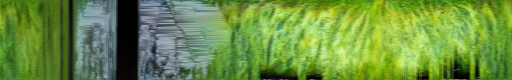
#> input picture faces/cat/eye/iris.png, 512 x 80 px
$ python uncanny_eye.py ../cat/eye out
#> lines starting #> are read from the running program, lines starting #| are printed output that depends on the picture; after the words box and inside, x2 and y2 are one past the last pixel; in counts of white or black regions, pixels touching at a corner belong together
"""
uncanny_eye.py — render a Talker eye image from an Adafruit "Uncanny Eyes" design.

    python faces/tools/uncanny_eye.py <uncanny convert/<eye> folder> <out_dir> [--size 400] [--pupil 0.22]

Reads the design's source parts (iris.png polar strip, pupilMap.png distance
field, lid-upper.png / lid-lower.png masks, sclera.png) and composes one open
eye, the way the microcontroller sketch does per pixel: angle and distance
look up the iris strip, the pupil is where distance is under a threshold, and
the lids trim the outline. Writes eye_left.png and eye_right.png (mirrored)
at the requested size with a transparent background.

Uncanny Eyes: https://github.com/adafruit/uncanny_eyes (MIT, Adafruit / Phillip Burgess).
"""

from __future__ import annotations

import argparse
import math
import os

import numpy as np
from PIL import Image, ImageFilter


def _load_gray(path: str, size: int) -> np.ndarray:
    return np.asarray(Image.open(path).convert("L").resize((size, size), Image.BILINEAR), dtype=np.float32) / 255.0


def render_eye(src: str, size: int = 400, pupil: float = 0.22, lid_open: float = 0.55,
               highlight: bool = True) -> Image.Image:
#> called with src = '../cat/eye', size = 400, pupil = 0.22, lid_open = 0.55, highlight = True
    iris = np.asarray(Image.open(os.path.join(src, "iris.png")).convert("RGB"), dtype=np.float32) / 255.0
    ih, iw, _ = iris.shape                     # iris strip: x = angle, y = distance from pupil edge outward
#> ih = 80; iw = 512
    has_sclera = os.path.exists(os.path.join(src, "sclera.png"))
    sclera = None
    if has_sclera:
        sc = Image.open(os.path.join(src, "sclera.png")).convert("RGB").resize((size, size), Image.BILINEAR)
        sclera = np.asarray(sc, dtype=np.float32) / 255.0
        if sclera.max() < 0.05:
            sclera = None                      # all-black sclera = the iris fills the eye

    # Distance field: pupilMap if present (encodes slit shapes), else radial.
    yy, xx = np.mgrid[0:size, 0:size].astype(np.float32)
    cx = cy = (size - 1) / 2
    dx, dy = xx - cx, yy - cy
    r = np.sqrt(dx * dx + dy * dy) / (size / 2)         # 0 centre .. 1 edge
    ang = (np.arctan2(dy, dx) + math.pi) / (2 * math.pi)  # 0..1
    pm_path = os.path.join(src, "pupilMap.png")
    dist = _load_gray(pm_path, size) if os.path.exists(pm_path) else r
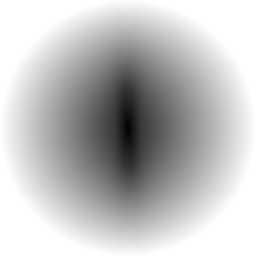
#> input picture faces/cat/eye/pupilMap.png, 256 x 256 px

    # Iris lookup: distance maps to the strip's rows once past the pupil
    d = np.clip((dist - pupil) / max(1e-6, 1.0 - pupil), 0, 0.999)
    iy = (d * (ih - 1)).astype(np.int32)
    ix = (ang * (iw - 1)).astype(np.int32)
    rgb = iris[iy, ix]

    is_pupil = dist < pupil
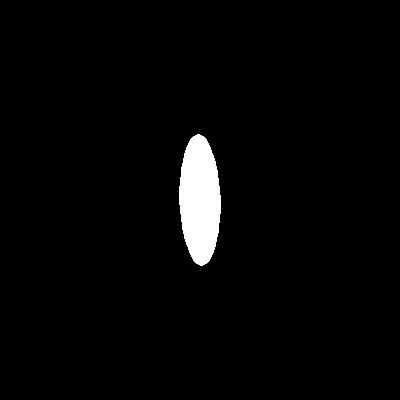
#> is_pupil: shape (400, 400) bool; 2.6% white; 1 white region, box (x1, y1, x2, y2) and area: (179, 134, 221, 266) 4216
    rgb[is_pupil] = 0.0
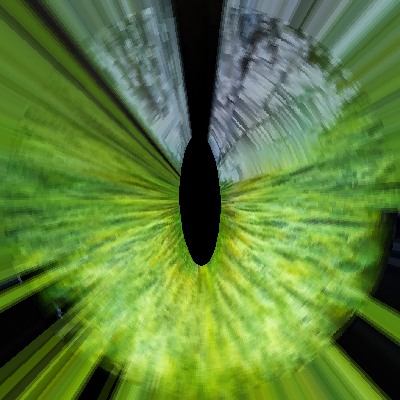
#> rgb: shape (400, 400, 3) float32; mean R, G, B 0.367, 0.502, 0.228
    # soft pupil edge
    edge = np.clip((dist - pupil) / 0.03, 0, 1)[..., None]
    rgb = rgb * edge

    if sclera is not None:
        # iris occupies the inner part; sclera outside (uncanny default eyes)
        iris_r = 0.62
        in_iris = (r <= iris_r)[..., None]
        rgb = np.where(in_iris, rgb, sclera)
        limbus = np.clip((iris_r - r) / 0.05, 0, 1)[..., None]
        rgb = rgb * (0.55 + 0.45 * limbus) if True else rgb

    # Outline: the eye disc, trimmed by the lids at their open position
    visible = (r <= 1.0)
    for lid in ("lid-upper.png", "lid-lower.png"):
        p = os.path.join(src, lid)
        if os.path.exists(p):
            visible &= _load_gray(p, size) >= lid_open
#> call 2 of _load_gray, with path = '../cat/eye/lid-upper.png', size = 400
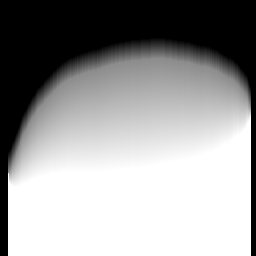
#> input picture faces/cat/eye/lid-upper.png, 256 x 256 px
#> visible: shape (400, 400) bool; 56.2% white; 1 black region, box (x1, y1, x2, y2) and area: (0, 0, 400, 400) 70066
#> pass 2 of the loop in render_eye, `for lid in ("lid-upper.png", "lid-lower.png"):`:
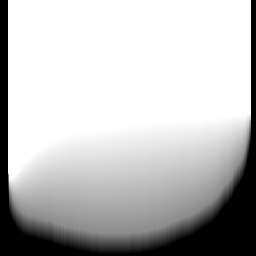
#> input picture faces/cat/eye/lid-lower.png, 256 x 256 px
#> in render_eye, `visible &= _load_gray(p, size) >= lid_open`:
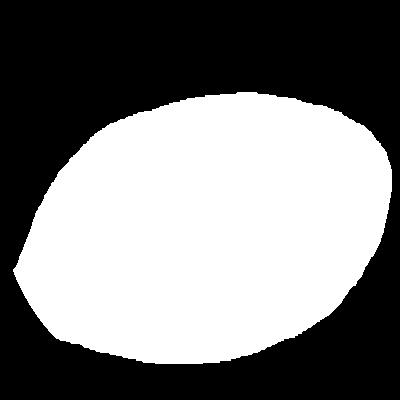
#> visible: shape (400, 400) bool; 49.1% white; 1 white region, box (x1, y1, x2, y2) and area: (13, 92, 392, 364) 78560
    # darken toward the rim for depth
    rim = np.clip((1.0 - r) / 0.12, 0, 1)[..., None]
    rgb = rgb * (0.35 + 0.65 * rim)

    alpha = visible.astype(np.float32)
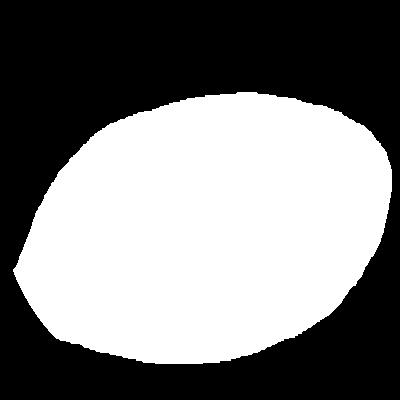
#> alpha: shape (400, 400) float32; values 0 (black) and 1 (white), 49.1% white; 1 white region, box (x1, y1, x2, y2) and area: (13, 92, 392, 364) 78560
    img = np.concatenate([np.clip(rgb, 0, 1), alpha[..., None]], axis=2)
    out = Image.fromarray((img * 255).astype(np.uint8), "RGBA")
    # soften the outline
    a = out.split()[3].filter(ImageFilter.GaussianBlur(1.2))
    out.putalpha(a)
    if highlight:
        hl = Image.new("RGBA", out.size, (0, 0, 0, 0))
#> hl: PIL image 400x400 RGBA; every value is 0
        from PIL import ImageDraw
        dr = ImageDraw.Draw(hl)
        hx, hy, hr = int(cx - size * 0.18), int(cy - size * 0.2), int(size * 0.07)
        dr.ellipse((hx - hr, hy - hr * 0.7, hx + hr, hy + hr * 0.7), fill=(255, 255, 255, 150))
        hl = hl.filter(ImageFilter.GaussianBlur(size * 0.012))
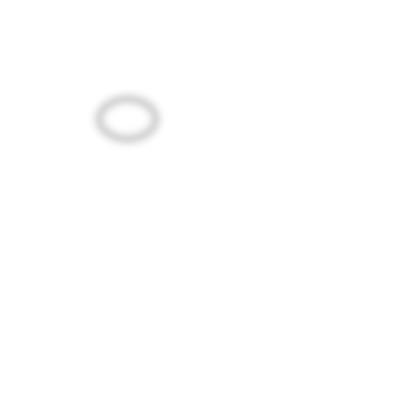
#> hl: PIL image 400x400 RGBA; mean R, G, B, A 2.8, 2.8, 2.8, 1.7; transparent parts drawn white
        hl.putalpha(Image.fromarray((np.asarray(hl.split()[3]) * (alpha > 0.5)).astype(np.uint8)))
        out = Image.alpha_composite(out, hl)
    return out


def main() -> int:
    p = argparse.ArgumentParser(description=__doc__, formatter_class=argparse.RawDescriptionHelpFormatter)
    p.add_argument("src", help="folder with iris.png, pupilMap.png, lid-upper.png, lid-lower.png[, sclera.png]")
    p.add_argument("out", help="face folder to write eye_left.png / eye_right.png into")
    p.add_argument("--size", type=int, default=400)
    p.add_argument("--pupil", type=float, default=0.22, help="pupil size as a fraction of the distance field")
    p.add_argument("--lid-open", type=float, default=0.55, help="lid mask threshold; higher = more almond-shaped")
    p.add_argument("--aspect", type=float, default=1.0, help="width multiplier, e.g. 0.8 makes a narrower eye")
    args = p.parse_args()
    os.makedirs(args.out, exist_ok=True)
    right = render_eye(args.src, args.size, args.pupil, args.lid_open)
    if args.aspect != 1.0:
        right = right.resize((max(1, int(args.size * args.aspect)), args.size), Image.LANCZOS)
    right.save(os.path.join(args.out, "eye_right.png"))
    right.transpose(Image.FLIP_LEFT_RIGHT).save(os.path.join(args.out, "eye_left.png"))
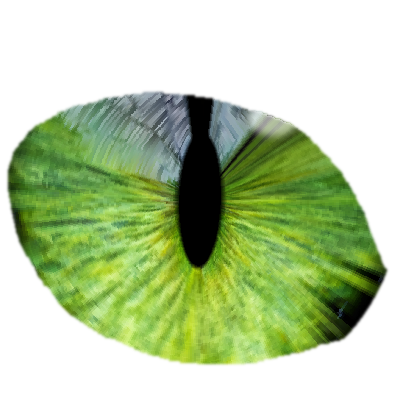
#> saved as eye_left.png: PIL image 400x400 RGBA; mean R, G, B, A 80.1, 108.6, 50.8, 125.2; transparent parts drawn white
    print(f"wrote {args.out}/eye_left.png and eye_right.png ({args.size}x{args.size})")
    return 0


if __name__ == "__main__":
    raise SystemExit(main())
#> (the program exits here)
